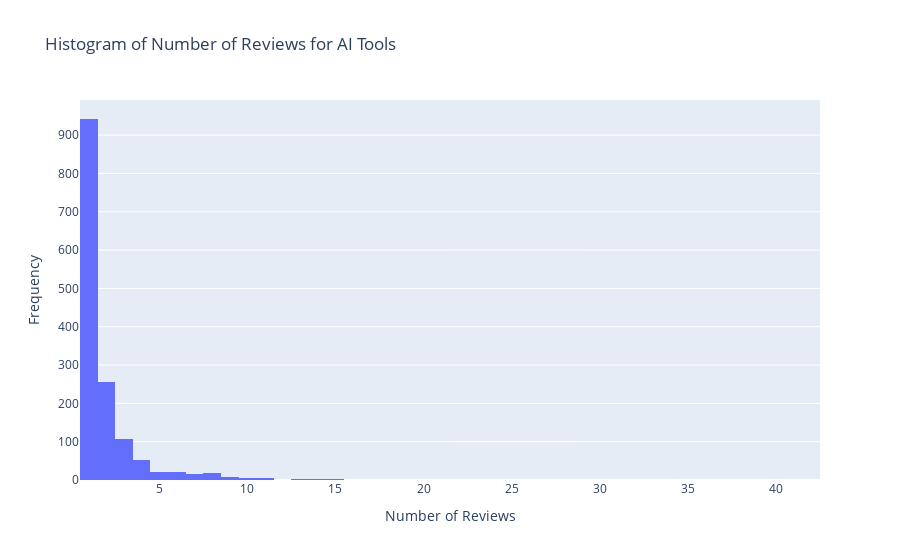

Notebook cell for this chart:
### Code cell
import plotly.express as px

# Filter out tools with undefined reviews and convert to numeric
histogram_data = ai_tools_df[ai_tools_df["Numeric Review"].notna()]

# Create the Histogram
fig = px.histogram(
    histogram_data,
    x="Numeric Review",  # Number of reviews on the X-axis
    title="Histogram of Number of Reviews for AI Tools",
    labels={'Numeric Review': 'Number of Reviews'},
    template="plotly",  # Use the default Plotly template
)

# Customize the appearance
fig.update_layout(
    xaxis_title="Number of Reviews",  # X-axis label
    yaxis_title="Frequency",  # Y-axis label
    showlegend=False,  # Hide the legend
)

# Show the chart
fig.show()

### Figure 1 — Plotly figure (JSON) as saved in the notebook; plotly's stock layout.template omitted (floating-point values rounded to 4 significant figures; data arrays with more than 128 entries replaced by an {"elided": "..."} marker saying what was removed)
{"data": [{"alignmentgroup": "True", "bingroup": "x", "hovertemplate": "Number of Reviews=%{x}<br>count=%{y}<extra></extra>", "legendgroup": "", "marker": {"color": "#636efa", "pattern": {"shape": ""}}, "name": "", "offsetgroup": "", "orientation": "v", "showlegend": false, "type": "histogram", "x": {"elided": "1459 int values"}, "xaxis": "x", "yaxis": "y"}], "layout": {"barmode": "relative", "legend": {"tracegroupgap": 0}, "showlegend": false, "title": {"text": "Histogram of Number of Reviews for AI Tools"}, "xaxis": {"anchor": "y", "domain": [0, 1], "title": {"text": "Number of Reviews"}}, "yaxis": {"anchor": "x", "domain": [0, 1], "title": {"text": "Frequency"}}}}
